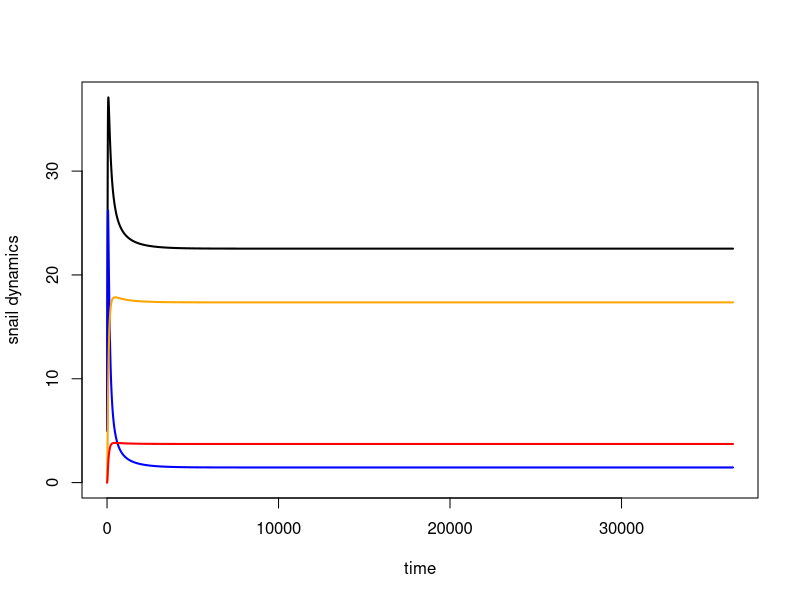
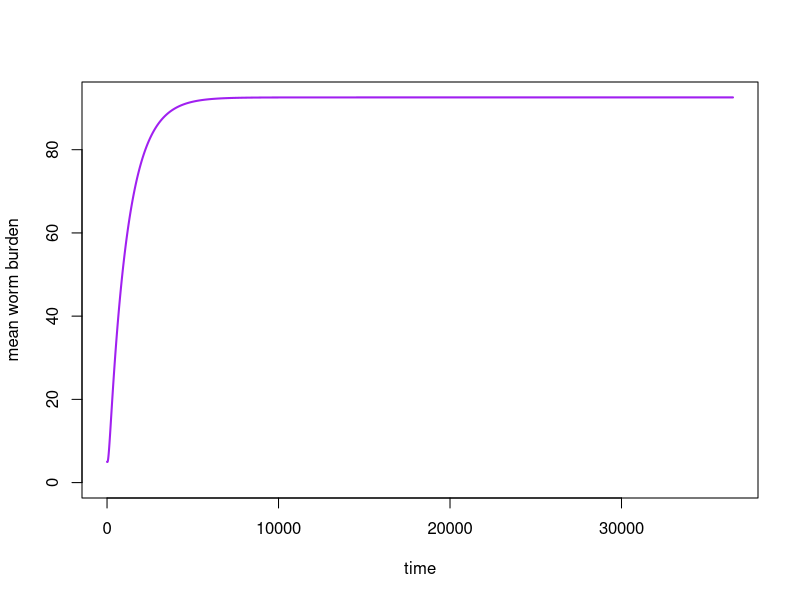
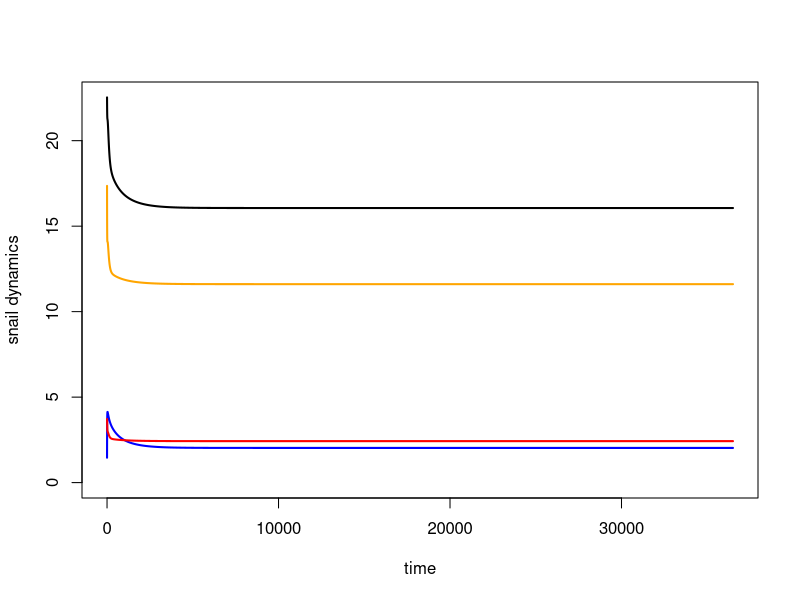
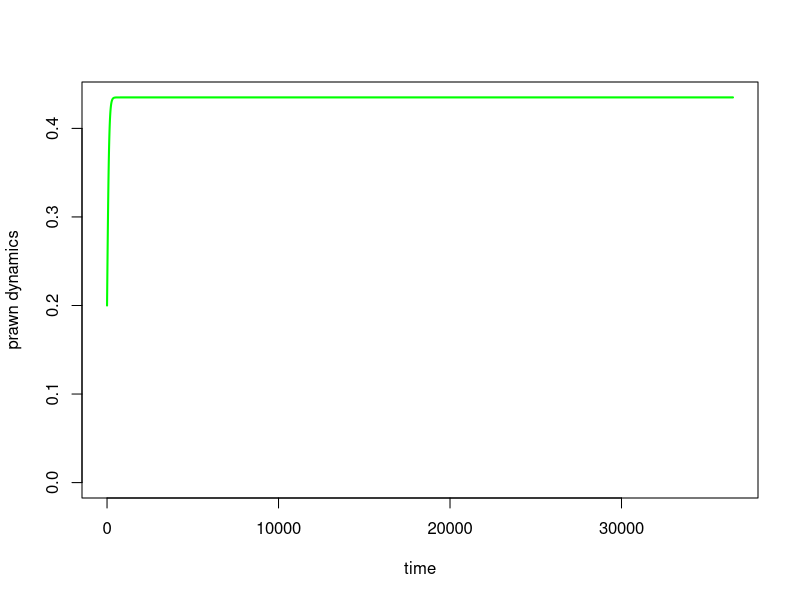
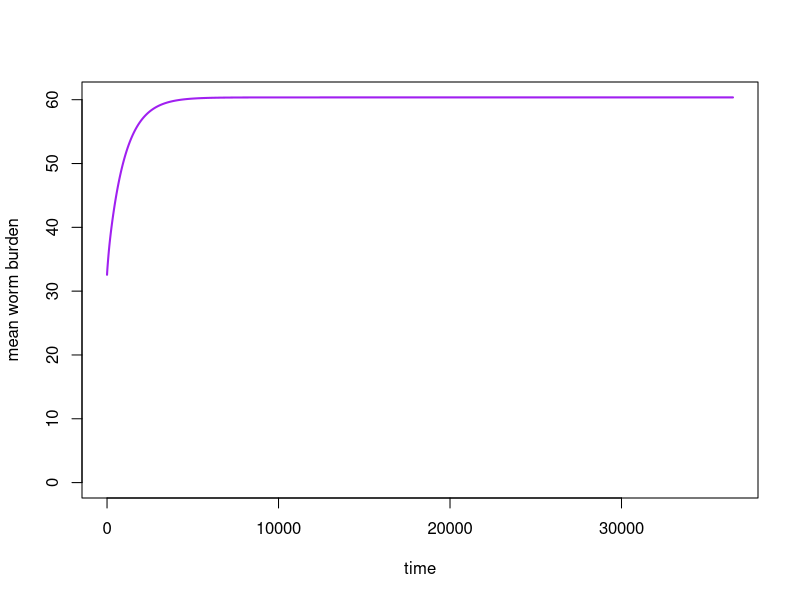
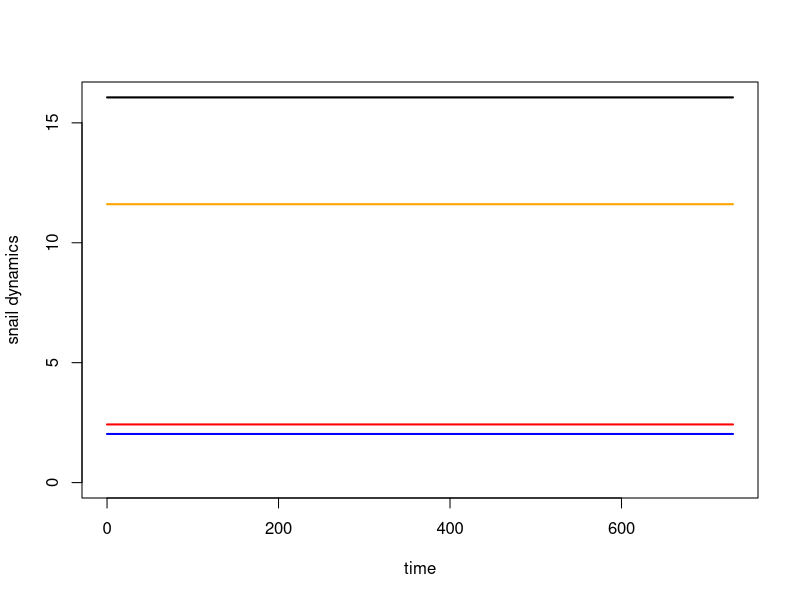
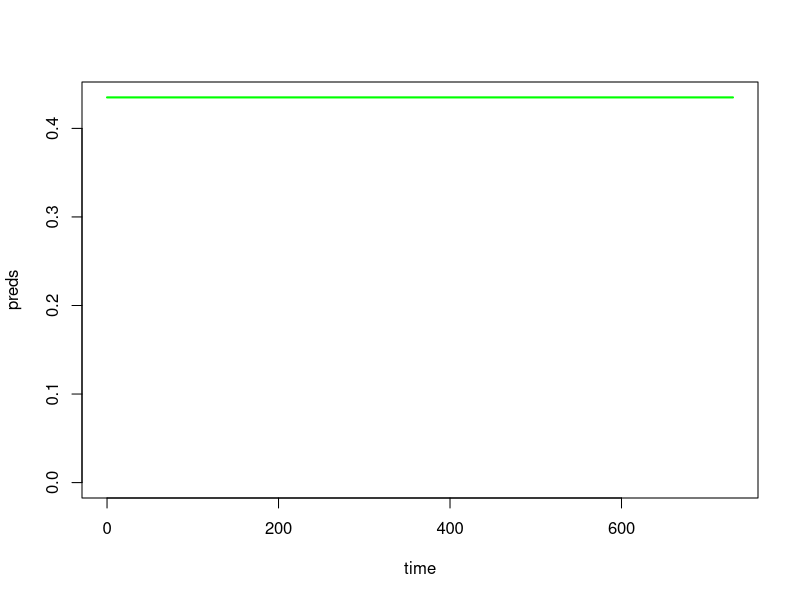
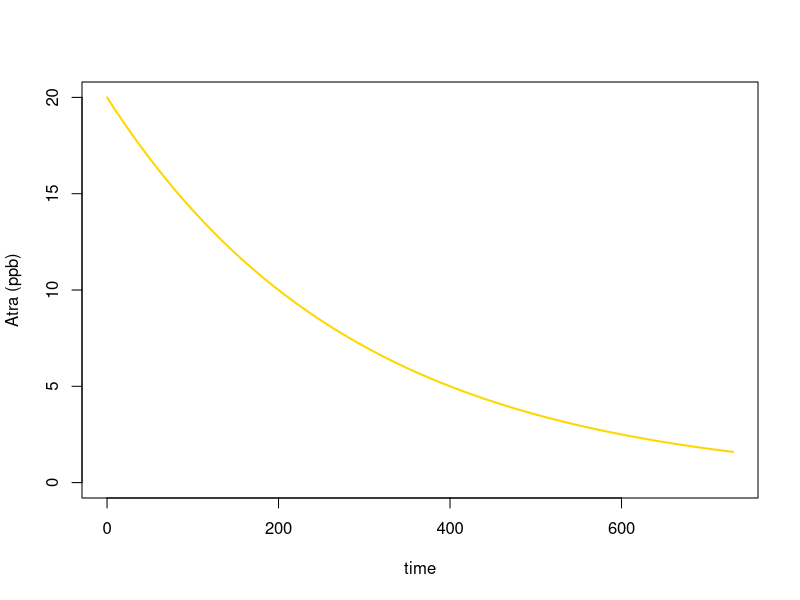

Reproduce these figures in R, in order.
#This work is licensed under a Creative Commons Attribution-NonCommercial 4.0 International License#########
#<http://creativecommons.org/licenses/by-nc/4.0/> by Christopher Hoover, Arathi Arakala, Manoj Gambhir 
#and Justin Remais. This work was supported in part by the National Institutes of Health/National Science 
#Foundation Ecology of Infectious Disease program funded by the Fogarty International Center 
#(grant R01TW010286), the National Institute of Allergy and Infectious Diseases (grant K01AI091864), 
#and the National Science Foundation Water Sustainability and Climate Program (grant 1360330).

#Per the terms of this license, if you are making derivative use of this work, you must identify that 
#your work is a derivative work, give credit to the original work, provide a link to the license, 
#and indicate changes that were made.###############

#Schisto model with time-variant agrochemical concentration
  #To do list
  #(1) Incorporate agrochemical functions
  #(2) Fit prawn pop dynamics to data
  #(3) Fit prawn attack rate on snails to PNAS data?

require(deSolve)

#Agrochemical info ###############
  In_fx<-function(In){ 
    return(c(parameters['mu_P'], 1))
  } #Filler function, returns null values
  
  He_k = 1
  Fe_k = 1
  In_k = 1
 
#Model structure and equations #############
mod1 = function(t, n, parameters) {
  with(as.list(parameters),{
    
    S=n[1]  #Susceptible snails
    E=n[2]  #Exposed snails
    I=n[3]  #Infected snails
    W=n[4]  #Mean worm burden
    P=n[5]  #Predator population
    He=n[6] #Herbicide concentration
    Fe=n[7] #Fertilizer concentration
    In=n[8] #Insecticide concentration
    
    
#Dynamic variables ####################
    #Total number of snails
      N = S+E+I  
    #mating function
      fx<-function(x, mean.worm = W, clump = k){
        (1-cos(x))/((1+((mean.worm/(clump+mean.worm))*cos(x)))^1+clump)
      }
      gamma = 1 - ((1-(W/(W+k)))^(1+k)/2*pi)*(integrate(fx, 0, 2*pi)$value)       
    
    #Agrochem parameters (set to null values for now)
      phi_Nq = phi_N #* (He_fx(He) + Fe_fx(Fe))
      mu_Nq = mu_N # 
      mu_Pq = In_fx(In)[1]
      v_q = v #* f4(Q1)
      theta_q = theta #* f5(Q1)
      pi_Mq = pi_M #* f6(Q1)
      pi_Cq = pi_C #* f7(Q1)
      pred_red = In_fx(In)[2]
      
    #per capita predation of predators on snails with variable functional response based on parameter nn  
      pred= ((alpha*P)/(1+(alpha*((N/A)^nn)*Th)))*pred_red   
      
    #Schistosome larval concentration equations
    Wf = 0.5*W*H*gamma
    
    M = Wf*m*v_q*pi_Mq 
    
    C = theta_q*I*pi_Cq 
    
    #print(c(paste('M = ', round(M, digits = 2), sep = ''),
    #        paste('C = ', round(C, digits = 2), sep = ''),
    #        paste('gam = ', round(gamma, digits = 2), sep = ''),
    #        paste('pred = ', pred, sep = ''),
    #paste('N = ', round(N, digits = 2), sep = '')))
    
#differential equations ###################
    
    dSdt= f_N*(1-N/(phi_Nq*A))*(S+z*E) - mu_Nq*S - pred*(S/A)^nn - beta*M*Om*S       #Susceptible snails
    
    dEdt= beta*M*S - mu_Nq*E - pred*(E/A)^nn - sigma*E                           #Exposed snails
    
    dIdt= sigma*E - mu_Nq*I - mu_I*I - pred*(I/A)^nn                             #Infected snails
    
    dWdt= lamda*Om*C - (mu_W+mu_H)*W                                      #mean worm burden in human population
    
    dPdt= f_P*(1-P/(phi_P*A))*P - mu_Pq*P                                    #prawn population (number individuals)
    
    dHedt= -k_He*He                                                    #Herbicide concentration
 
    dFedt= -k_Fe*Fe                                                    #Fertilizer concentration

    dIndt= -k_In*In                                                    #Insecticide concentration
    
    return(list(c(dSdt, dEdt, dIdt, dWdt, dPdt, dHedt, dFedt, dIndt)))
  }) 
}

#Initial values and parameters #####################
area=1 #m^2
nstart1 = c(S=5*area, 
           E=0, 
           I=0, 
           W=5, 
           P=0, 
           He=0,
           Fe=0,
           In=0)
yrs=100
time = seq(0,365*yrs,1)

parameters=c(
  # Location parameters
  A = area,          # Area of site of interest, m^2
  H = 1.5*area,      # Human population at site of interest (based on 300 people at 200m^2 water contact site from Sokolow PNAS)
  Om = 1,            # degree of overlap between water contamination, snail, and human habitats
  
  # Snail reproductive parameters
  f_N = 0.10,        # Birth rate of adult snails (snails/reproductive snail/day, including survival to detection - more like a recruitment rate); 
                     #   from Sokolow et al. 2015 
  phi_N = 50,        # Carrying capacity of snails (snails/m^2), from Sokolow et al. 2015
  z = 0.7,           # Fraction of exposed snails that reproduce

  # Snail mortality parameters
  mu_N = 1/60,        # Natural mortality rate of large snails (deaths/snail/day; assume mean lifespan = 60 days)
  mu_I = 1/10,        # Additional mortality rate of shedding snails as a result of infection, from Sokolow et al. 2015
  
  # Predator pop dynamic parameters (from pred tweaking code)
  f_P = 0.02,          #Predator intrinsic recruitment rate
  phi_P = 0.5,         #Predator carrying capacity
  mu_P = 0.0026,       #Predator mortality rate
  
  # Predation parameters
  alpha = 0.003,     # predator attack rate on snails
  Th = 1/14,         # Predator handling time
  nn = 2,            # exponent of the Holling's type III functional response
  
  # miracidia parameters
  m = 432,           # Miracidial shedding rate per adult female worm assuming 0.36 eggs/mL urine and 1200 mL urine per person per day
  v = 0.084,         # Egg viability of S. haematobium (i.e. miracidia/egg)
  pi_M = 1,          # Miracidial infectivity parameter
  
  # cercariae parameters
  theta = 109,       # cercarial shedding rate in snails (cercariae/I-snail/day); Pfluger 1984
  pi_C = 1,          # cercarial infectivity parameter

  # transmission parameters
  beta = 2e-4,       # Human-to-snail infection probability in reference area (infected snails/miracidia/snail/day)
  sigma = 1/40,      # Latent period for exposed snails (infectious snails/exposed snail/day))
  lamda = 2e-4,      # Snail-to-human infection probability per cercaria
  k=0.2,             # Clumping parameter of negative binomial distribution of worms in humans
  
  #Agrochemical parameters
  k_He = He_k,     # half-life of agrochemical (Herbicide) in water according to Cornell database
  k_Fe = Fe_k,     # half-life of agrochemical (Herbicide) in water according to Cornell database
  k_In = In_k,     # half-life of agrochemical (Herbicide) in water according to Cornell database
  
  
  # Schisto mortality parameters
  mu_W = 1/(3.3*365), # Natural mortality rate of adult worms in humans, assuming average lifespan of 3.3 years, from Sokolow et al. 2015
  mu_H = 1/(60*365)   # Natural mortality of humans (contributing to worm mortality), assuming average lifespan of 60 years, from Sokolow et al. 2015
)

#Model run with no predators, no agrochemicals and plot ####################
output1 = as.data.frame(ode(nstart1, time, mod1, parameters))
  output1$N = (output1$S + output1$E + output1$I)

plot(x = output1$time, y = output1$N, lwd=2, xlab = 'time', ylab = 'snail dynamics', 
     type = 'l', ylim = c(0, max(output1$N)))
  lines(output1$time, output1$S, lwd=2, col = 'blue')
  lines(output1$time, output1$E, lwd=2, col = 'orange')
  lines(output1$time, output1$I, lwd=2, col = 'red')
  
plot(output1$time, output1$W, lwd=2, col = 'purple', type = 'l', 
     xlab = 'time', ylab = 'mean worm burden', ylim = c(0,max(output1$W)))  

p.free.eqbm = output1[dim(output1)[1],]

#Model run adding in predators ##################
nstart2 = c(S=as.numeric(p.free.eqbm[2]), 
            E=as.numeric(p.free.eqbm[3]), 
            I=as.numeric(p.free.eqbm[4]), 
            W=as.numeric(p.free.eqbm[5])-60, #Help W on its way to equilibrium 
            P=0.2*area, 
            He=0,
            Fe=0,
            In=0)
yrs=100
time = seq(0,365*yrs,1)
  
output2 = as.data.frame(ode(nstart2, time, mod1, parameters))
  output2$N = (output2$S + output2$E + output2$I)
  
plot(x = output2$time, y = output2$N, lwd=2, xlab = 'time', ylab = 'snail dynamics', 
       type = 'l', ylim = c(0, max(output2$N)))
  lines(output2$time, output2$S, lwd=2, col = 'blue')
  lines(output2$time, output2$E, lwd=2, col = 'orange')
  lines(output2$time, output2$I, lwd=2, col = 'red')
  
plot(output2$time, output2$P, lwd=2, type = 'l', col = 'green', 
       xlab = 'time', ylab = 'prawn dynamics', ylim = c(0, max(output2$P)))
  
plot(output2$time, output2$W, lwd=2, col = 'purple', type = 'l', xlab = 'time', 
     ylab = 'mean worm burden', ylim = c(0,max(output2$W)))  
  
p.eqbm = output2[dim(output1)[1],]

#Model run adding in example agrochemical, atrazine (He) @20ppb with half life of 200 days##################
nstart3 = c(S=output2[max(output2$time),c(2)], 
            E=output2[max(output2$time),c(3)], 
            I=output2[max(output2$time),c(4)], 
            W=output2[max(output2$time),c(5)], 
            P=output2[max(output2$time),c(6)], 
            He=20,
            Fe=0,
            In=0)
parameters['k_He']<- -log(0.5)/200

yrs=2
time = seq(0,365*yrs,1)
  
output3 = as.data.frame(ode(nstart3, time, mod1, parameters))
  output3$N = output3$S + output3$E + output3$I

  plot(x = output3$time, y = output3$N, lwd=2, xlab = 'time', ylab = 'snail dynamics', 
       type = 'l', ylim = c(0, max(output3$N)))
  lines(output3$time, output3$S, lwd=2, col = 'blue')
  lines(output3$time, output3$E, lwd=2, col = 'orange')
  lines(output3$time, output3$I, lwd=2, col = 'red')
  
plot(output3$time, output3$P, lwd=2, type = 'l', col = 'green', 
       xlab = 'time', ylab = 'preds', ylim = c(0, max(output3$P)))

plot(output3$time, output3$He, lwd=2, type = 'l', col = 'gold', 
     xlab = 'time', ylab = 'Atra (ppb)', ylim = c(0, max(output3$He)))

plot(output3$time, output3$W, lwd=2, col = 'purple', type = 'l', xlab = 'time', 
     ylab = 'mean worm burden', ylim = c(0,max(output3$W)))  

#Last one to see influence of atrazine without predators##################
nstart4 = c(S=output2[max(output2$time),c(2)], 
            E=output2[max(output2$time),c(3)], 
            I=output2[max(output2$time),c(4)], 
            W=output1[max(output1$time),c(5)], 
            P=0, 
            He=20,
            Fe=0,
            In=0)
yrs=10
time = seq(0,365*yrs,1)

output4 = as.data.frame(ode(nstart4, time, mod1, parameters))
output4$N = output4$S + output4$E + output4$I

plot(x = output4$time, y = output4$N, lwd=2, xlab = 'time', ylab = 'snail dynamics', 
     type = 'l', ylim = c(0, max(output4$N)))
  lines(output4$time, output4$S, lwd=2, col = 'blue')
  lines(output4$time, output4$E, lwd=2, col = 'orange')
  lines(output4$time, output4$I, lwd=2, col = 'red')

plot(output4$time, output4$P, lwd=2, type = 'l', col = 'green', 
     xlab = 'time', ylab = 'preds', ylim = c(0, max(output4$P)))

plot(output4$time, output4$He, lwd=2, type = 'l', col = 'gold', 
     xlab = 'time', ylab = 'Atra (ppb)', ylim = c(0, max(output4$He)))

plot(output4$time, output4$W, lwd=2, col = 'purple', type = 'l', xlab = 'time', 
     ylab = 'mean worm burden', ylim = c(0,max(output4$W)))  
